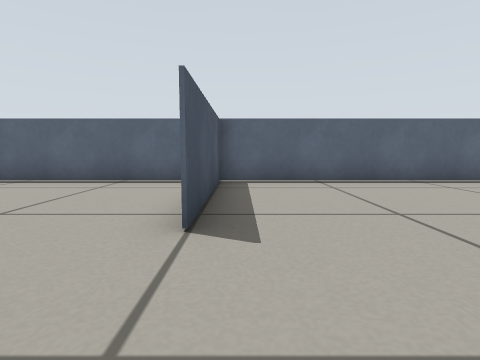
view 1 (above)

20 first-person views from a walk through a world built for the Gazebo simulator. The camera is 0.08 m above the floor, tilts 6° down and sees 80° across. The floor is counted in squares, 0.1 m on a side. Each view is taken from the middle of a square. On the plan, view 1 faces up. The plan holds only what a view shows up to about 10 squares ahead; the rest is blank.

view 2
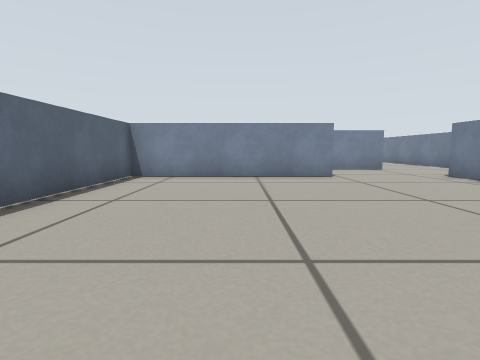

view 3
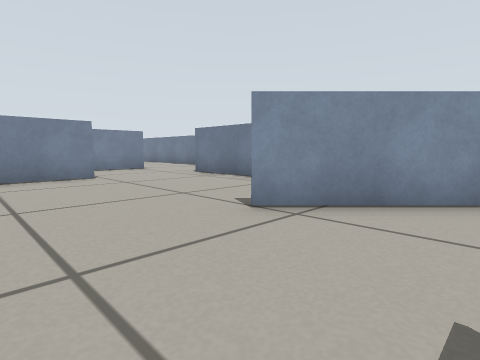

view 4
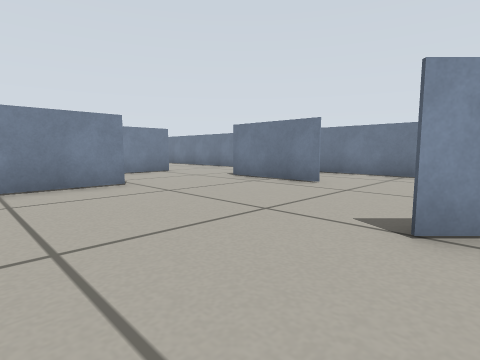

view 5
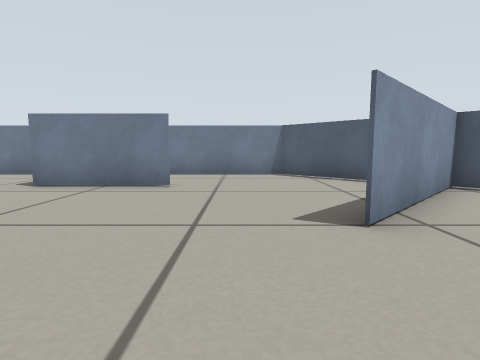

view 6
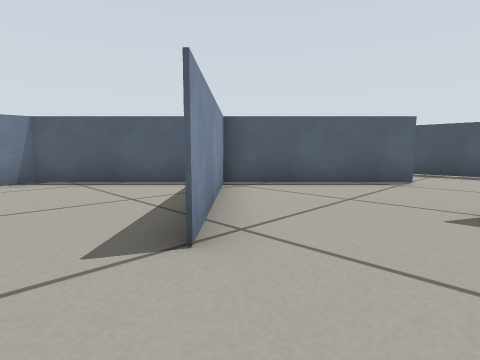

view 7
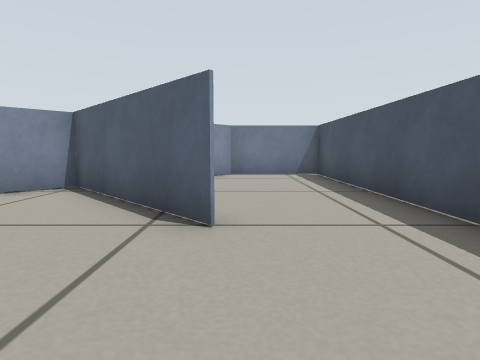

view 8
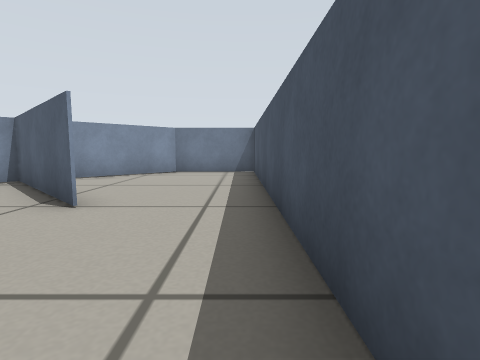

view 9
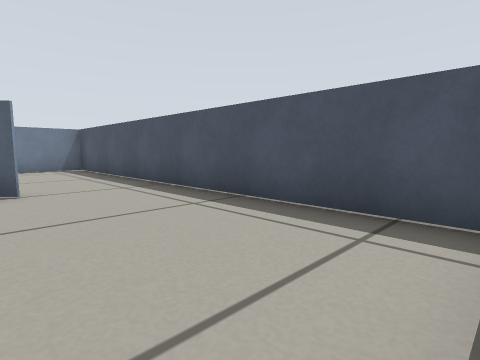

view 10
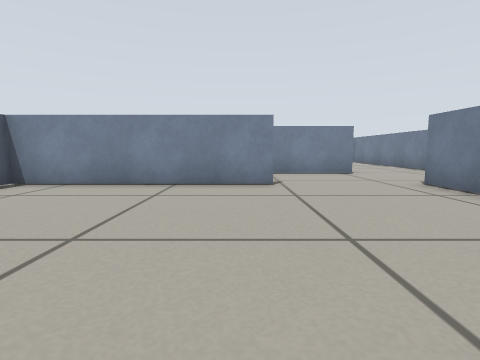

view 11
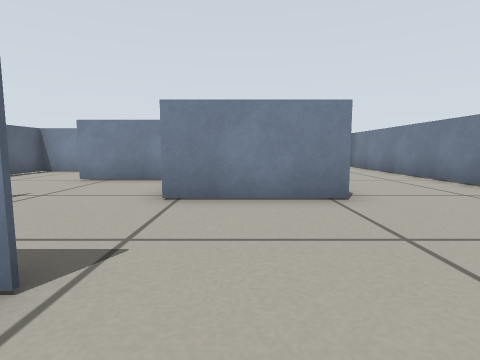

view 12
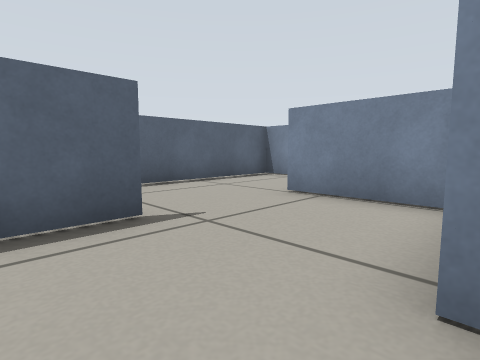

view 13
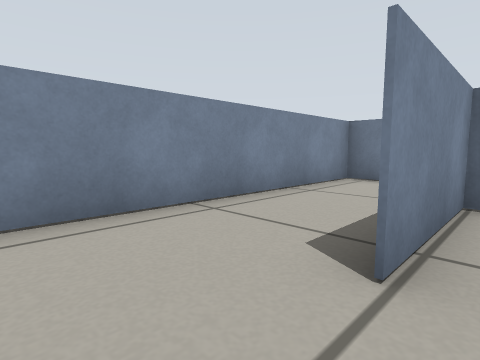

view 14
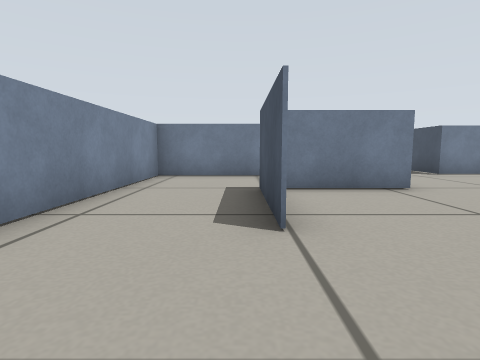

view 15
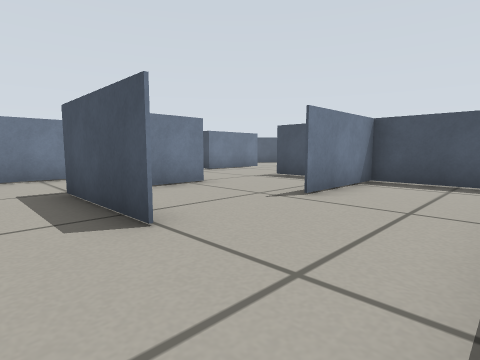

view 16
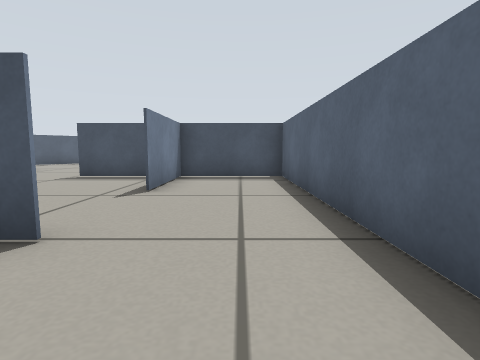

view 17
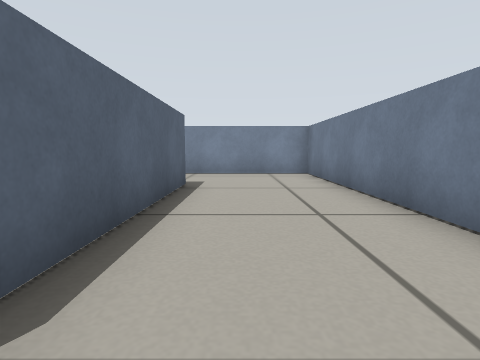

view 18
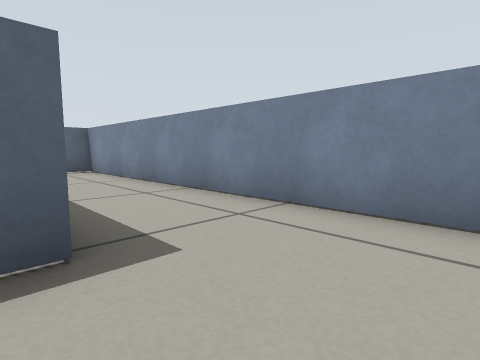

view 19
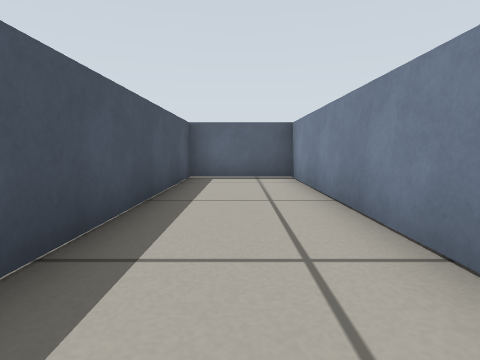

view 20
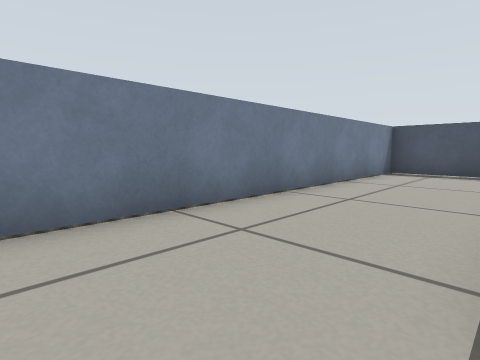

### Floor plan
Ten units are one square. View 1 is at (0, 0); x grows to the right and y downward. Boxes are objects, and circles mark ways between rooms. Rooms are numbered by the first view taken in them; rooms with no view inside come last. Other rooms are left out.
<svg viewBox="-70 -77 280 134">
<path fill="none" stroke="#000" d="M85 -11 85 -72 -5 -72 -5 -26M55 23 85 23M-4 20 27 -11M-24 2 -5 21M-38 -12 -24 2M-65 -68 -65 52 -37 52 -4 20M-14 -72 -61 -72M116 -42 101 -42M85 -33 85 -13M115 19 115 -13 146 -13 146 -42M145 -72 85 -72 85 -43 116 -43M146 -44 146 -11M180 -72 145 -72M139 17 175 17 175 -72M176 18 124 18M176 -72 176 -6M85 23 85 52 205 52 205 -72 180 -72M1 27 27 52 70 52"/>
<circle cx="-10" cy="-15" r="3" fill="#2a7"/>
<circle cx="90" cy="0" r="3" fill="#2a7"/>
<circle cx="35" cy="20" r="3" fill="#2a7"/>
<circle cx="130" cy="-40" r="3" fill="#2a7"/>
<circle cx="105" cy="20" r="3" fill="#2a7"/>
<circle cx="150" cy="-60" r="3" fill="#2a7"/>
<text x="40" y="-30">1</text>
<text x="-40" y="-20">2</text>
<text x="110" y="-20">3</text>
<text x="120" y="-60">4</text>
<text x="160" y="-30">5</text>
<text x="190" y="10">6</text>
<text x="40" y="30">7</text>
</svg>
Room 1 opens to room 2. Room 1 opens to room 3. Room 1 opens to room 7. Room 3 opens to room 4. Room 3 opens to room 6. Room 4 opens to room 5.

Where each view was taken, in squares from view 1:
view 1: 0 up, 0 right, facing up
view 2: 4 up, 0 right, facing right
view 3: 4 up, 0 right, facing down-right
view 4: 4 up, 2 right, facing down-right
view 5: 4 up, 4 right, facing down
view 6: 3 up, 4 right, facing down-left
view 7: 4 up, 4 left, facing down
view 8: 5 up, 6 left, facing down
view 9: 7 up, 3 left, facing down-left
view 10: 2 up, 2 right, facing right
view 11: 0 up, 7 right, facing right
view 12: 1 up, 10 right, facing up-right
view 13: 6 up, 14 right, facing down-right
view 14: 7 up, 15 right, facing down
view 15: 7 up, 16 right, facing down-left
view 16: 6 up, 17 right, facing left
view 17: 3 down, 11 right, facing right
view 18: 4 down, 17 right, facing up-right
view 19: 1 down, 19 right, facing up
view 20: 2 down, 19 right, facing down-left
